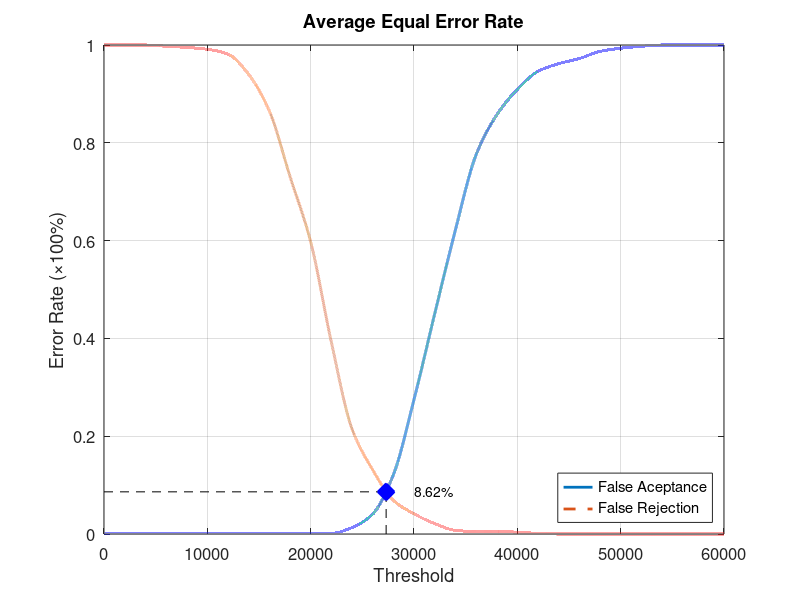
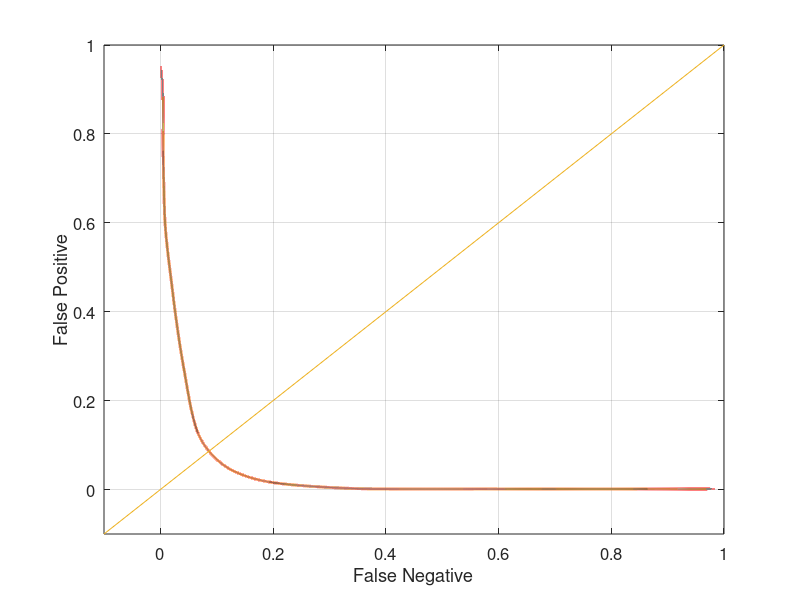

MATLAB code to generate these figures, in order:
function yEER = Experiment3Average
close all;
clear;
clc;
x = 0:2000:60000;
xq = 0:0.5:60000;

y0 = [0 0.00131579 0.00131579 0.00131579 0.00131579 0.00131579 0.00131579 0.00131579 0.00131579 0.00131579 0.00131579 0.00131579 0.0131579 0.0407895 0.121053 0.275 0.45 0.621053 0.775 0.856579 0.909211 0.946053 0.961842 0.972368 0.986842 0.993421 0.997368 1 1 1 1];
yy0 = interp1(x, y0, xq, 'pchip');
y1 = [1 1 1 0.9975 0.995 0.99125 0.98125 0.94 0.865 0.73125 0.5975 0.3925 0.215 0.13125 0.06875 0.04125 0.02125 0.0075 0.005 0.005 0.00375 0.00125 0 0 0 0 0 0 0 0 0];
yy1 = interp1(x, y1, xq, 'pchip');

% Calculating EER: 
y2 = abs(y0 - y1);
find(y2 == min(y2))
yy2 = abs(yy0 - yy1);
xEER = find(yy2 == min(yy2));
xEERIndex = xq(xEER) % X-axis EER
yEER = yy0(xEER) % Y-axis EER

main = figure
plot(xq, yy0,'-','LineWidth', 2);	hold on
plot(xq, yy1,'--','LineWidth', 2);	hold on
plot([xEERIndex xEERIndex], [0 yEER], 'k--');	hold on
plot([0 xEERIndex], [yEER yEER], 'k--');	hold on
plot(xEERIndex, yEER, 'bx', 'LineWidth', 10);	hold on
text(xEERIndex + 10 * xEERIndex / 100, yEER, [num2str(round((10000 * yEER)) / 100) '%'])
legend('False Aceptance', 'False Rejection', 'Location', 'SouthEast')
xlabel('Threshold')
ylabel('Error Rate (\times100%)')
title('Average Equal Error Rate')
set(gca, 'FontSize', 12)
axis([0 60000 0 1])
grid on

print(main, 'Experiment3AverageMain', '-dpng');
FNRxFPR = figure('Color', [1 1 1]);
plot(yy1, yy0, '-', yy1, yy0, 'LineWidth', 2);
hold on
y = -0.1:0.1:1
plot(y, y); 
set(gca, 'FontSize', 12)
xlabel('False Negative')
ylabel('False Positive')
axis([-0.1 1 -0.1 1])
set(gca, 'FontSize', 12)
grid on

print(FNRxFPR, 'Experiment3AverageFNRxFPR','-dpng');
end
